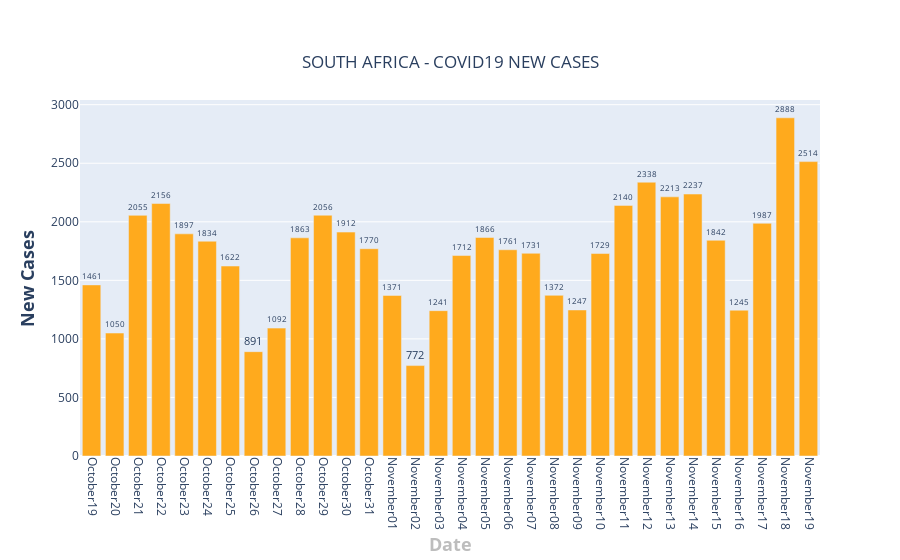

Notebook code for this chart:
### Code cell
fig = go.Figure()

sa_total_per_day = []
for date in dates:    
    total = sa[date].str.replace('+','').fillna(0).str.replace(',','').fillna(0).astype(int)
    sa_total_per_day.append(int(total))
    
fig.add_trace(go.Bar(x=dates[-32:],  y = sa_total_per_day[-32:],text=sa_total_per_day[-32:],textposition='outside',name = "South Africa",marker_color='#FFAA1D'))
fig.update_layout(
    title={
        'text': "SOUTH AFRICA - COVID19 NEW CASES",
        'y':0.9,
        'x':0.5,
        'xanchor': 'center',
        'yanchor': 'top'},
    xaxis=dict(title='<b>Date</b>',titlefont_size=18, titlefont=dict(color='#BDBDBD')),
    yaxis=dict(title='<b>New Cases</b>',titlefont_size=18),
    xaxis_tickangle=90,
)

fig.show()

### Figure 1 — Plotly figure (JSON) as saved in the notebook; plotly's stock layout.template omitted (floating-point values rounded to 4 significant figures)
{"data": [{"marker": {"color": "#FFAA1D"}, "name": "South Africa", "text": ["1461", "1050", "2055", "2156", "1897", "1834", "1622", "891", "1092", "1863", "2056", "1912", "1770", "1371", "772", "1241", "1712", "1866", "1761", "1731", "1372", "1247", "1729", "2140", "2338", "2213", "2237", "1842", "1245", "1987", "2888", "2514"], "textposition": "outside", "type": "bar", "x": ["October19", "October20", "October21", "October22", "October23", "October24", "October25", "October26", "October27", "October28", "October29", "October30", "October31", "November01", "November02", "November03", "November04", "November05", "November06", "November07", "November08", "November09", "November10", "November11", "November12", "November13", "November14", "November15", "November16", "November17", "November18", "November19"], "y": [1461, 1050, 2055, 2156, 1897, 1834, 1622, 891, 1092, 1863, 2056, 1912, 1770, 1371, 772, 1241, 1712, 1866, 1761, 1731, 1372, 1247, 1729, 2140, 2338, 2213, 2237, 1842, 1245, 1987, 2888, 2514]}], "layout": {"title": {"text": "SOUTH AFRICA - COVID19 NEW CASES", "x": 0.5, "xanchor": "center", "y": 0.9, "yanchor": "top"}, "xaxis": {"tickangle": 90, "title": {"font": {"color": "#BDBDBD", "size": 18}, "text": "<b>Date</b>"}}, "yaxis": {"title": {"font": {"size": 18}, "text": "<b>New Cases</b>"}}}}
